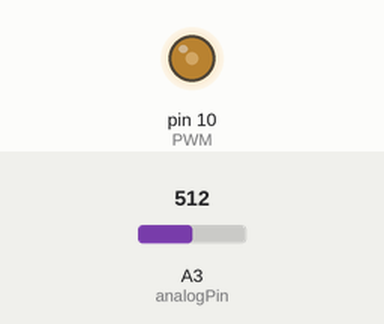
This sketch was run on a simulated Arduino Uno, built with avr-gcc and run on an emulated ATmega328P. On the bench: output pins drawn as LEDs (lit = HIGH). Inputs (shaded band) come from the test bench; at power-on: A3 (analogPin) = 512. What the sketch prints to the serial monitor is not drawn.

Above: at 1.2 s.
1.3 s: A3 (analogPin) set to 0
Timing chart, 0 to 4.3 s (numbered marks = the images above; inputs shaded):
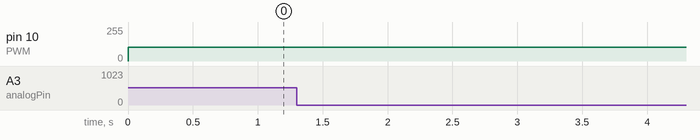

Measured:
- after the input at 1.3 s, every drawn part: stays the same

The sketch:

instrumentacao_projeto.ino
```cpp
/*
    instrumentacao_projeto.ino
    Versão 1
    Autora: Mirela de Oliveira Tomazini
    Data: 12 de agosto de 2021
    Descrição: O objetivo desse código é o desenvolvimento do projeto da disciplina de Instrumentação Biomédica.
    O projeto consiste na realização de um sensor de hipotermia/febre.
    Princípio de operação: Um termistor NTC foi calibrado e é utilizado para medir a temperatura, a medida que seu valor de resistência
    varia de forma inversa com a temperatura. Dessa maneira, quando a temperatua aumenta, sua resistência dimimui.
    Para verificar se o valor de tensão do sensor está de acordo com o esperado foi realizado um comparador que compara o valor da tesão de saída]
    do sensor comum valor previamente estabelecido, porém que pode ser facilmente alterado, mudando o duty cycle do Arduino.
    Desa forma, se o valor estiver fora do valor considerado normal é aceso um LED amarelo indicando que é necessário ter ATENÇÃO.
    Caso o valor esteja dentro dos limites aceitáveis, um LED verde é aceso.
    Sempre é possível verificar a temperatura atual medida através do Plotter Serial/Monitor Serial.

*/

#include "calc_temp.h"

// No bloco abaixo, encontram-se as variaveis que determinam o funcionamento do projeto
float tensao_max      = 5.0;                            // completar com o valor máximo de tensao de entrada
int analogPin         = A3;                             // completar com o pino analógico de entrada
int PWM               = 10;                             // completar com o pino do PWM de saida
int duty_c            = 40;                             // completar com o valor de duty cycle desejado do PWM em % (valores de 0 a 100)
                                                        // nesse caso o valor de 40% foi selecionado por equivale ao valor que demonstrara hipotermia
double R10k           = 9700;                           // completar com o valor medido (real) do resistor de 10k
float ten_ali         = 5.0;                            // completar com o valor de alimentação do conjunto resistor + termistor


// No bloco abaixo, encontram-se as variaveis que o programa ira usar em sua execucao
int valor_medido      = 0;                              // variavel para guardar o valor lido               (10 bits, mede de 0 a 1023)
float tensao          = 0;                              // variavel para guardar o valor da tensao          (valor deve variar de 0 a 5V)
int duty_cycle        = 2.55*duty_c;                    // variavel que guarda um valor inteiro convertido de porcentagem para valores aceitos na funcao do PWM (0 a 255)
double temperatura    = 0;                              // variavel para guardar o valor calculado de temperatura
double R_termistor    = 0;                              // variavel para guardar o valor calculado da resistência do termistor


// No bloco abaixo, encontram-se as cofiguracoes iniciais do Arduino
void setup() {                                          // realiza as configuracoes do Arduino, roda apenas 1 vez, quando eh ligado
  pinMode(PWM, OUTPUT);                                 // configura o 10 (PWM) como saída
  Serial.begin(9600);                                   // configura a porta serial e configura para 9600 bps a taxa de dados
}


//No bloco abaixo, encontra-se o loop dentro do qual o projeto sera de fato exceutado
void loop() {                                           // loop do Arduino, roda infinitas vezes, onde o programa sera executado
  //int tempo_inicial = micros ();                      // variavel tempo_inicial grava o valor de tempo em que o loop comecou a ser executado
  analogWrite(PWM, duty_cycle);                         //analogWrite recebe apenas valores inteiros de 0 a 255, entao foi feita a conversao de porcentagem para essa escala
                                                        // e a funcao recebe de argumentos o pino que sera o PWM e duty cycle
  valor_medido = analogRead(analogPin);                 // le o pino de entrada, varia entre os valores de 0 a 1023
  tensao = (tensao_max*float(valor_medido))/1023.0;     // converte o valor lido para um valor de tensao, sendo a tensao maxima de (5 V) equivalente a 1023
                                                        // O valor de tensao pode ser obtido atraves da expressao (5*valor)/1023. E estou forcando que a variável valor seja float.

  // tensao = (R_termistor/(R10k +R_termistor))*ten_ali         ----    divisor de tensao
  R_termistor = (R10k*tensao)/(ten_ali-tensao);         // calcula o divisor de tensao para encontrar o valor da resistencia do termistor

  temperatura = calculo_temperatura1(R_termistor);      // calcula a temperatura
  //int tempo_final = micros ();                        // variavel tempo_final grava o valor de tempo em que o loop terminou sua execucao
  //Serial.println(tempo_final - tempo_inicial);        // imprime o valor calculado de tempo de excecução do loop
  Serial.println(temperatura);                          // imprime o valor calculado de temperatura
  Serial.print(" ");                                    // imprime o valor de espaço na porta serial
  delay(125);                                           // aguarda 125 ms


}
```

calc_temp.h
```cpp
/*
    calc_temp.h
    Versão 1
    Autora: Mirela de Oliveira Tomazini
    Data: 12 de agosto de 2021
    Descrição: O objetivo desse código e o desenvolvimento de funcoes para realizar o calculo da temperatura em graus Celcius
    a partir de um valor previamente calculado da resistencia do termistor.
*/


# include "math.h"

double calculo_temperatura0 (float R){
  // essa funcao recebe o valor de resistencia do resistor e retorna o valor em Kelvin

  double Aum      = 3.354016e-03;                   // Valor de A1 encontrado no datasheet usado para o calculo da temperatura
  double Bum      = 2.569850e-04;                   // Valor de B1 encontrado no datasheet usado para o calculo da temperatura
  double Cum      = 2.620131e-06;                   // Valor de C1 encontrado no datasheet usado para o calculo da temperatura
  double Dum      = 6.383091e-08;                   // Valor de D1 encontrado no datasheet usado para o calculo da temperatura

  double Rref    = 10000;                           // Valor da resistencia em 25graus Celcius


  double Rdiv    = R/Rref;                          // Valor adimensional resultante da divisao do valor de R pelo valor de Resistencia a 25 ºC, conforme calculo do datasheet

  double i_t = Aum + Bum*log(Rdiv) + Cum* pow(log(Rdiv),2) + Dum* pow(log(Rdiv),3);       // Calculo do datasheet
  double tempk = 1/i_t;                             // Calculo do datasheet

  return tempk;                                     // Retorna o valor de temperatura calculado em Kelvin

}

double calculo_temperatura1 (float R){
  // essa funcao recebe o valor de resistencia do resistor e retorna o valor em Celcius

  double tempk = calculo_temperatura0(R);         // Chama a funcao que encontra o valor em Kelvin, a partir do valor de resistencia medida do termistor
  double tempc = tempk - 273.15;                  // Calcula o valor em Celcius a partir do valor encontrado em Kelvim

  return tempc;

}

double calculo_temp_cal1 (float R){
  // essa funcao recebe o valor de resistencia do resistor e retorna o valor em Kelvin
  // calculado a partir dos valores de coeficientes encontrados com a Calibracao 1 (0º, 100º e 35,4ºC)

  double Aum      = 3.3432563e-03;                   // Valor de A1 encontrado na calibracao 1
  double Bum      = 2.6025183e-04;                   // Valor de B1 encontrado na calibracao 1
  double Cum      = 4.9214600e-06;                   // Valor de C1 encontrado na calibracao 1

  double Rref    = 10000;                           // Valor da resistencia em 25graus Celcius


  double Rdiv    = R/Rref;                          // Valor adimensional resultante da divisao do valor de R pelo valor de Resistencia a 25 ºC, conforme calculo do datasheet

  double i_t = Aum + Bum*log(Rdiv) + Cum* pow(log(Rdiv),2);       // Calculo do datasheet, usando coeficientes calculados
  double tempk = 1/i_t;                             // Calculo do datasheet

  double tempc = tempk - 273.15;
  return tempc;                                     // Retorna o valor de temperatura calculado em Celsius

}

double calculo_temp_cal2 (float R){
  // essa funcao recebe o valor de resistencia do resistor e retorna o valor em Kelvin
  // calculado a partir dos valores de coeficientes encontrados com a Calibracao 2 (0º, 100º,33,9ºC e 41,7ºC)

  double Aum      =  3.354099e-03;                   // Valor de A1 encontrado na calibracao 2
  double Bum      =  2.619226e-04;                   // Valor de B1 encontrado na calibracao 2
  double Cum      = -1.584360e-06;                   // Valor de C1 encontrado na calibracao 2
  double Dum      = -2.094466e-06;                   // Valor de D1 encontrado na calibracao 2

  double Rref    = 10000;                           // Valor da resistencia em 25graus Celcius


  double Rdiv    = R/Rref;                          // Valor adimensional resultante da divisao do valor de R pelo valor de Resistencia a 25 ºC, conforme calculo do datasheet

  double i_t = Aum + Bum*log(Rdiv) + Cum* pow(log(Rdiv),2) + Dum* pow(log(Rdiv),3);       // Calculo do datasheet
  double tempk = 1/i_t;                             // Calculo do datasheet

  double tempc = tempk - 273.15;
  return tempc;                                     // Retorna o valor de temperatura calculado em Celsius
}

double calculo_temp_cal3 (float R){
  // essa funcao recebe o valor de resistencia do resistor e retorna o valor em Kelvin
  // calculado a partir dos valores de coeficientes encontrados com a Calibracao 3 (32,2ºC, 37,5ºC, 42,5ºC)

  double Aum      =  3.3440885e-03;                   // Valor de A1 encontrado na calibracao 3
  double Bum      =  2.3892993e-04;                   // Valor de B1 encontrado na calibracao 3
  double Cum      = -1.3030307e-05;                   // Valor de C1 encontrado na calibracao 3

  double Rref    = 10000;                           // Valor da resistencia em 25graus Celcius


  double Rdiv    = R/Rref;                          // Valor adimensional resultante da divisao do valor de R pelo valor de Resistencia a 25 ºC, conforme calculo do datasheet

  double i_t = Aum + Bum*log(Rdiv) + Cum* pow(log(Rdiv),2);       // Calculo do datasheet, usando coeficientes calculados
  double tempk = 1/i_t;                             // Calculo do datasheet

  double tempc = tempk - 273.15;
  return tempc;                                     // Retorna o valor de temperatura calculado em Celsius
}

double calculo_temp_cal4 (float R){
  // essa funcao recebe o valor de resistencia do resistor e retorna o valor em Kelvin
  // calculado a partir dos valores de coeficientes encontrados com a Calibracao 4 (32,2ºC,34,5ºC 37,5ºC, 42,5ºC)

  double Aum      = 3.360734e-03;                   // Valor de A1 encontrado na calibracao 2
  double Bum      = 3.534920e-04;                   // Valor de B1 encontrado na calibracao 2
  double Cum      = 2.301034e-04;                   // Valor de C1 encontrado na calibracao 2
  double Dum      = 1.617165e-04;                   // Valor de D1 encontrado na calibracao 2

  double Rref    = 10000;                           // Valor da resistencia em 25graus Celcius


  double Rdiv    = R/Rref;                          // Valor adimensional resultante da divisao do valor de R pelo valor de Resistencia a 25 ºC, conforme calculo do datasheet

  double i_t = Aum + Bum*log(Rdiv) + Cum* pow(log(Rdiv),2) + Dum* pow(log(Rdiv),3);       // Calculo do datasheet
  double tempk = 1/i_t;                             // Calculo do datasheet

  double tempc = tempk - 273.15;
  return tempc;                                     // Retorna o valor de temperatura calculado em Celsius
}
```
